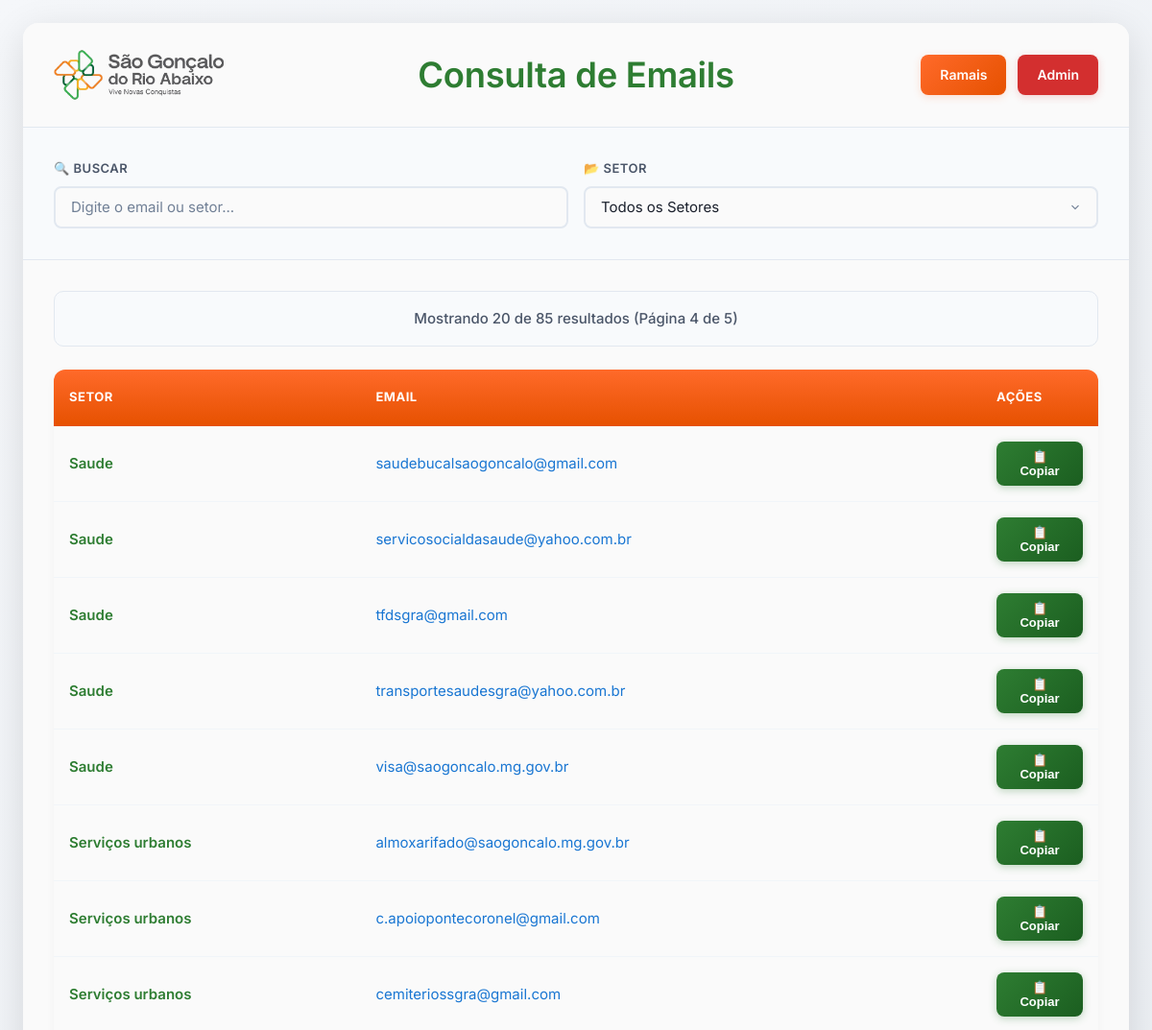
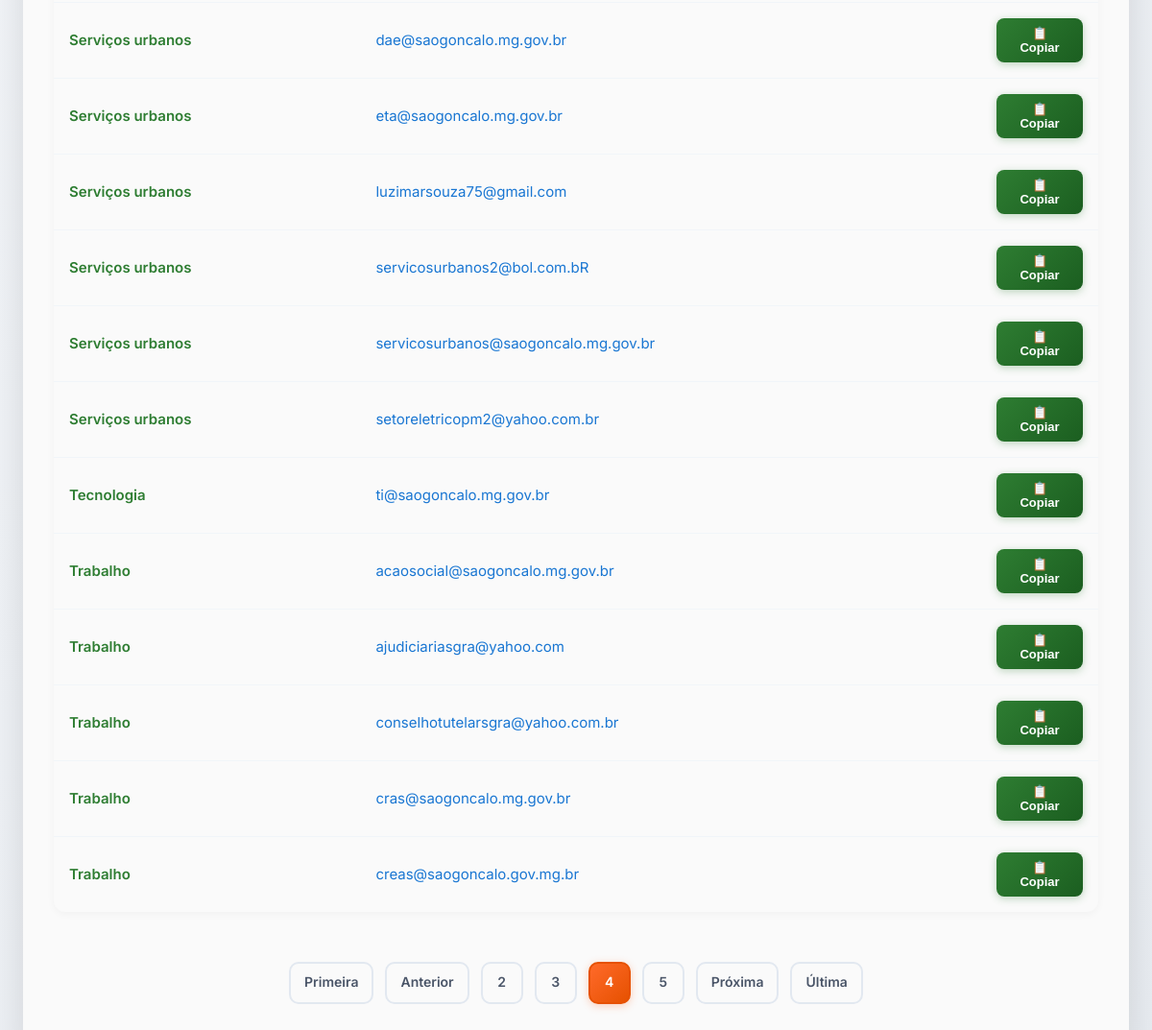
Page /emails.php?pagina=4 on the committed database (2 pictures, top to bottom).
### tables this page shows
CREATE TABLE `emails` (
  `id` int NOT NULL,
  `setor` varchar(100) NOT NULL,
  `email` varchar(255) NOT NULL,
  `created_at` timestamp NULL DEFAULT CURRENT_TIMESTAMP,
  `updated_at` timestamp NULL DEFAULT CURRENT_TIMESTAMP ON UPDATE CURRENT_TIMESTAMP
);

### config.php (called while the page is built, shortened)
<?php
function formatar_nome_setor(string $setor): string {
	return ucfirst(str_replace('_', ' ', $setor));
}
function h(?string $string): string {
	return htmlspecialchars($string ?? '', ENT_QUOTES, 'UTF-8');
}

### emails.php (the view, shortened to what this page needs)
<?php
require_once __DIR__ . '/config.php';
$is_ajax = isset($_REQUEST['ajax']) && $_REQUEST['ajax'] == 1;
$itens_por_pagina = 20;
$pagina_atual = isset($_GET['pagina']) ? max(1, intval($_GET['pagina'])) : 1;
$offset = ($pagina_atual - 1) * $itens_por_pagina;
$conexao = get_db_connection();
$termo_busca = trim($_GET['busca'] ?? '');
$where_conditions = [];
$params = [];
$types = '';
$where_clause = !empty($where_conditions) ? " WHERE " . implode(" AND ", $where_conditions) : "";
$sql_count = "SELECT COUNT(*) AS total FROM emails" . $where_clause;
$stmt_count = $conexao->prepare($sql_count);
$stmt_count->execute();
$total_resultados = intval($stmt_count->get_result()->fetch_assoc()['total'] ?? 0);
$total_paginas = ($total_resultados > 0) ? ceil($total_resultados / $itens_por_pagina) : 0;
$emails_paginados = [];
if ($total_resultados > 0) {
    $sql = "SELECT id, setor, email FROM emails" . $where_clause . " ORDER BY setor, email LIMIT ? OFFSET ?";
    $stmt = $conexao->prepare($sql);
    if (!empty($params)) {
        $types_paginado = $types . 'ii';
        $params_paginado = array_merge($params, [$itens_por_pagina, $offset]);
        $stmt->bind_param($types_paginado, ...$params_paginado);
    } else {
        $stmt->bind_param('ii', $itens_por_pagina, $offset);
    }
    $stmt->execute();
    $result = $stmt->get_result();
    while ($row = $result->fetch_assoc()) {
        $emails_paginados[] = [
            'id' => $row['id'],
            'setor' => $row['setor'],
            'email' => $row['email']
        ];
    }
}
if (!$is_ajax):
?>
<!DOCTYPE html>
<html lang="pt-br">
<head>
    <link rel="stylesheet" href="./assets/css/styles.css">
</head>
<body>
    <div class="container">
        <div class="header-container">
            <div class="logo-section">
                <img src="logo-sgra2.png" alt="Logo São Gonçalo do Rio Abaixo" class="logo">
                <h1>Consulta de Emails</h1>
            </div>
            <div class="header-actions">
                <a href="./index.php">Ramais</a>
                <?php if (!empty($_SESSION['is_admin'])): ?>
                    <a href="./admin.php">Painel</a>
                    <a href="./logout.php">Sair</a>
                <?php else: ?>
                    <a href="./admin.php">Admin</a>
                <?php endif; ?>
            </div>
        </div>
        <div class="search-section">
            <form id="search-form" action="" method="GET">
                <div class="form-group">
                    <label for="busca-input">🔍 Buscar</label>
                    <input type="text" id="busca-input" name="busca" placeholder="Digite o email ou setor..." value="<?= h($termo_busca) ?>">
                </div>
                <div class="form-group">
                    <label for="setor-select">📂 Setor</label>
                    <select id="setor-select" name="setor">
                        <option value="todos">Todos os Setores</option>
                    </select>
                </div>
            </form>
        </div>
        <div class="content-section">
            <div id="content-container">
<?php
endif;
?>
            <div class="results-container">
                <?php if (!empty($emails_paginados)): ?>
                    <div class="results-info">
                        Mostrando <?= count($emails_paginados) ?> de <?= $total_resultados ?> resultados
                        (Página <?= $pagina_atual ?> de <?= $total_paginas ?>)
                    </div>
                    <table class="results-table desktop-table">
                        <thead>
                            <tr>
                                <th class="setor-col">Setor</th>
                                <th class="email-col">Email</th>
                                <th class="acoes-col">Ações</th>
                            </tr>
                        </thead>
                        <tbody>
                            <?php foreach ($emails_paginados as $item): ?>
                                <tr>
                                    <td class="setor-col"><?= formatar_nome_setor($item['setor']) ?></td>
                                    <td class="email-col">
                                        <a href="mailto:<?= h($item['email']) ?>" class="email-link">
                                            <?= h($item['email']) ?>
                                        </a>
                                    </td>
                                    <td class="acoes-col">
                                        <button class="btn-copiar" data-email="<?= h($item['email']) ?>">
                                            📋 Copiar
                                        </button>
                                    </td>
                                </tr>
                            <?php endforeach; ?>
                        </tbody>
                    </table>
                    <?php if ($total_paginas > 1): ?>
                        <div class="pagination">
                            <?php
                                $params = $_GET;
                                if ($pagina_atual > 1):
                                    ?><a href="?<?= http_build_query(array_merge($params, ['pagina' => 1])) ?>">Primeira</a><?php
                                else:
                                    ?><span class="disabled">Primeira</span><?php
                                endif;
                                if ($pagina_atual > 1):
                                    ?><a href="?<?= http_build_query(array_merge($params, ['pagina' => $pagina_atual - 1])) ?>">Anterior</a><?php
                                else:
                                    ?><span class="disabled">Anterior</span><?php
                                endif;
                                $inicio = max(1, $pagina_atual - 2);
                                $fim = min($total_paginas, $pagina_atual + 2);
                                for ($i = $inicio; $i <= $fim; $i++):
                                    if ($i == $pagina_atual):
                                        ?><span class="current"><?= $i ?></span><?php
                                    else:
                                        ?><a href="?<?= http_build_query(array_merge($params, ['pagina' => $i])) ?>"><?= $i ?></a><?php
                                    endif;
                                endfor;
                                if ($pagina_atual < $total_paginas):
                                    ?><a href="?<?= http_build_query(array_merge($params, ['pagina' => $pagina_atual + 1])) ?>">Próxima</a><?php
                                else:
                                    ?><span class="disabled">Próxima</span><?php
                                endif;
                                if ($pagina_atual < $total_paginas):
                                    ?><a href="?<?= http_build_query(array_merge($params, ['pagina' => $total_paginas])) ?>">Última</a><?php
                                else:
                                    ?><span class="disabled">Última</span><?php
                                endif;
                            ?>
                        </div>
                    <?php endif; ?>
                <?php else: ?>
                    <p class="no-results">Nenhum resultado encontrado.</p>
                <?php endif; ?>
            </div>
        </div>
    </div>
<?php
if (!$is_ajax):
?>
</body>
</html>
<?php endif;  ?>

### emails.php (style rules this page uses)
.email-link { color: #1976d2; text-decoration: none; }
.email-col { word-break: break-all; }

### rows in the picture
emails: setor "Saude", email "saudebucalsaogoncalo@gmail.com"
emails: setor "Saude", email "servicosocialdasaude@yahoo.com.br"
emails: setor "Saude", email "tfdsgra@gmail.com"
emails: setor "Saude", email "transportesaudesgra@yahoo.com.br"
emails: setor "Saude", email "visa@saogoncalo.mg.gov.br"
emails: setor "Serviços urbanos", email "almoxarifado@saogoncalo.mg.gov.br"
emails: setor "Serviços urbanos", email "c.apoiopontecoronel@gmail.com"
emails: setor "Serviços urbanos", email "cemiteriossgra@gmail.com"
emails: setor "Serviços urbanos", email "dae@saogoncalo.mg.gov.br"
emails: setor "Serviços urbanos", email "eta@saogoncalo.mg.gov.br"
emails: setor "Serviços urbanos", email "luzimarsouza75@gmail.com"
emails: setor "Serviços urbanos", email "servicosurbanos2@bol.com.bR"
emails: setor "Serviços urbanos", email "servicosurbanos@saogoncalo.mg.gov.br"
emails: setor "Serviços urbanos", email "setoreletricopm2@yahoo.com.br"
emails: setor "Tecnologia", email "ti@saogoncalo.mg.gov.br"
emails: setor "Trabalho", email "acaosocial@saogoncalo.mg.gov.br"
emails: setor "Trabalho", email "ajudiciariasgra@yahoo.com"
emails: setor "Trabalho", email "conselhotutelarsgra@yahoo.com.br"
emails: setor "Trabalho", email "cras@saogoncalo.mg.gov.br"
emails: setor "Trabalho", email "creas@saogoncalo.gov.mg.br"

### other values in the picture
count($emails_paginados) "20"
$total_resultados "85"
$pagina_atual "4"
$total_paginas "5"
